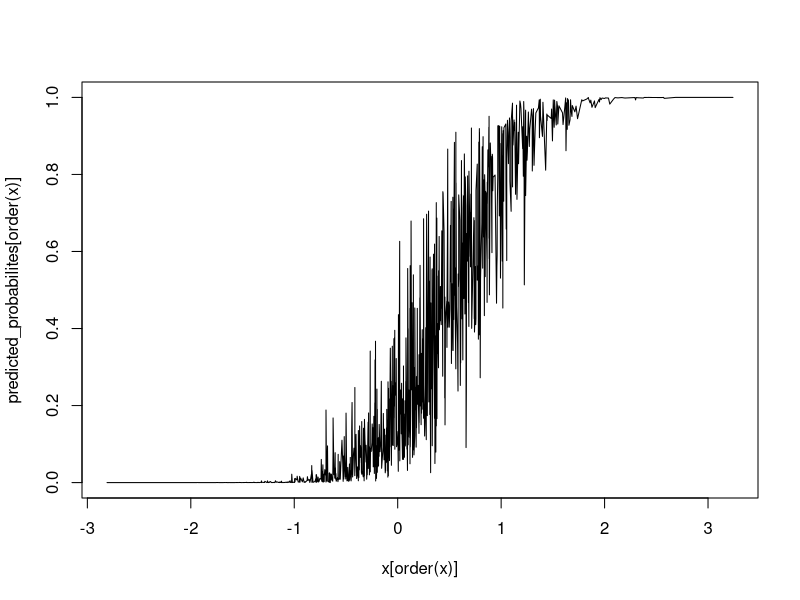
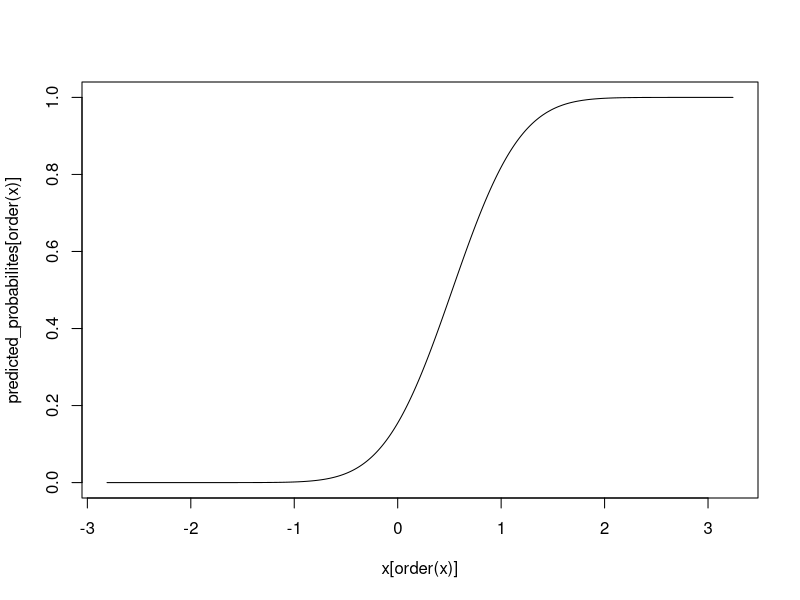
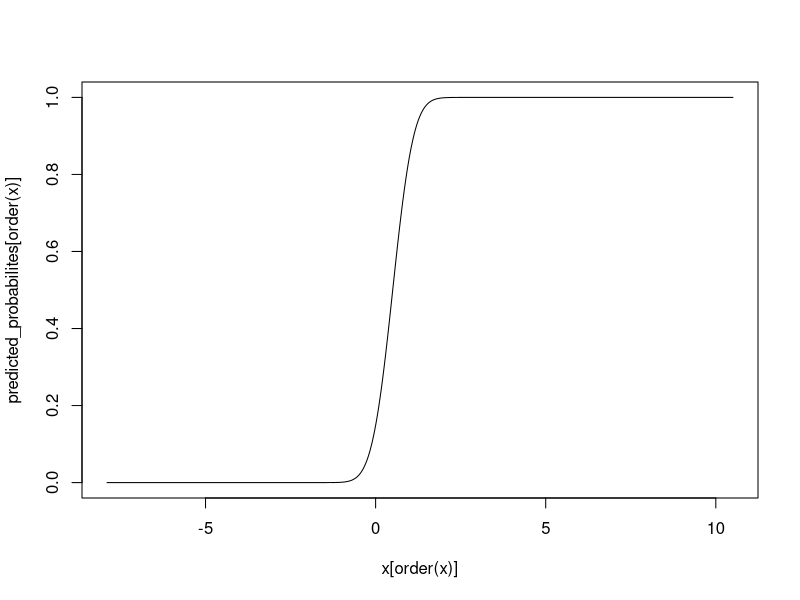
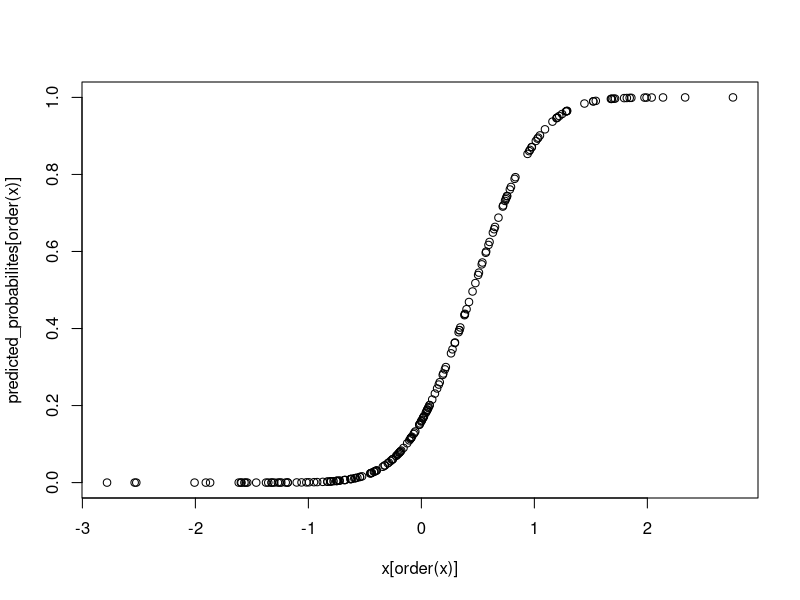
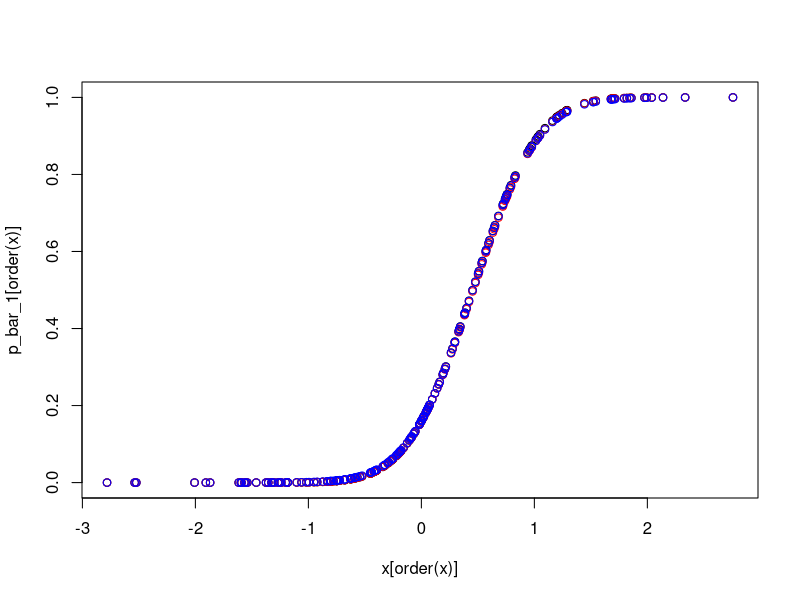
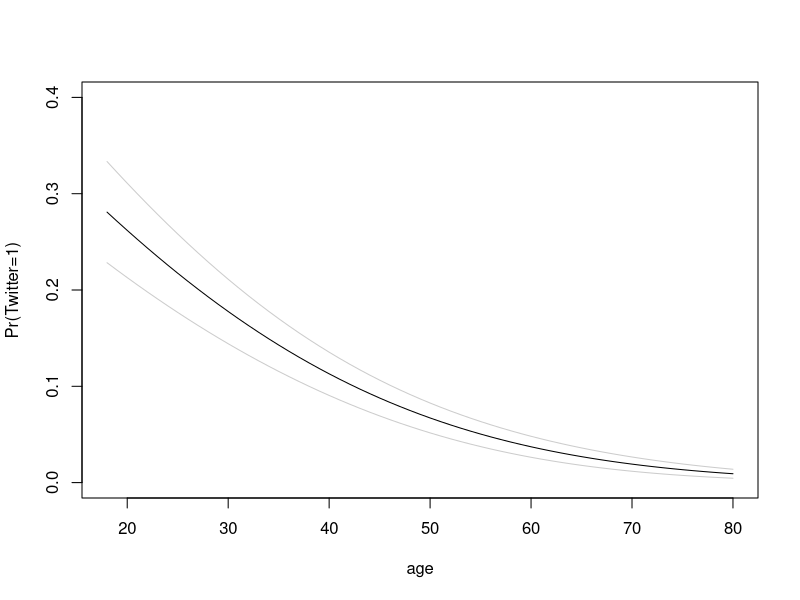
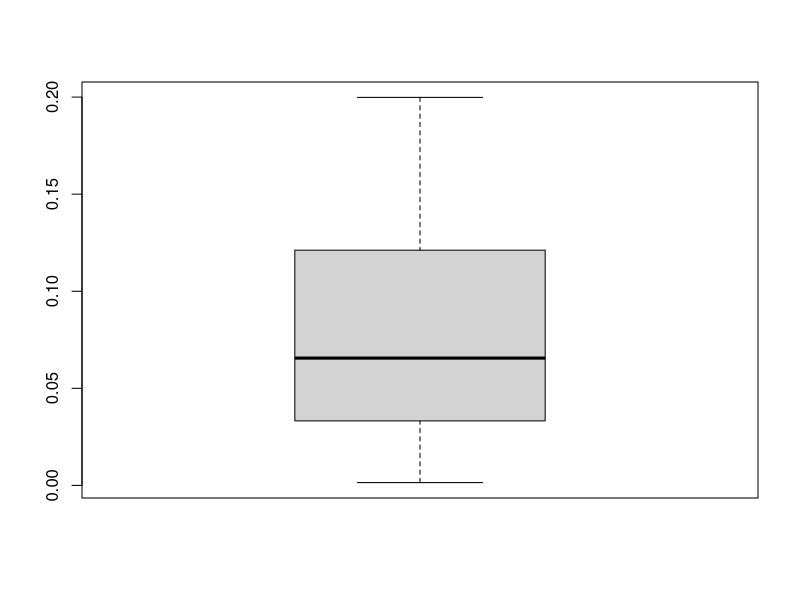

Write the R code that produced these figures, in order.
#################################################################
# Predicted Probabilites and Marginal Effects for Logit
# Lab 3, 22.9.14
# Quant III, Elad Zippory
#################################################################


# Predicted Probabilites
#################################################################
rm(list=ls())
set.seed(123)

# version 1
probit.loglk_manual <- function(beta, X, y){
  loglk <- sum(y * pnorm(X%*%beta, log.p=TRUE) + 
                 (1-y) * pnorm(-(X%*%beta), log.p=TRUE))
  return(-loglk)
}

# version 2
probit.loglk_base <- function(beta, X, y) -sum(dbinom(y, 1, pnorm(X%*%beta),log=TRUE))

# generate data
n <- 1000
x <- rnorm(n)
z <- rnorm(n)
B=c(-1,2,-.5)
X=cbind(1,x,z)
y <- rbinom(n, 1, pnorm(X%*%B))

init=rnorm(n = ncol(X))
fit=optim(par = init,fn = probit.loglk_manual,method = "BFGS",X=X,y=y,hessian = T)
fit2=optim(par = init,fn = probit.loglk_base,method = "BFGS",X=X,y=y,hessian = T)

# Predicted Probabilities
predicted_probabilites=pnorm(X%*%fit$par)
plot(y=predicted_probabilites[order(x)],x=x[order(x)],type = "l")
# looks weird right?

# think of partial derivative - only one variable is moving.
XX=cbind(1,x,mean(z))
predicted_probabilites=pnorm(XX%*%fit$par)
plot(y=predicted_probabilites[order(x)],x=x[order(x)],type = "l")


# A more interesting data generating process
#----------------------------------------------------------------------
x=sign(x)*x^2
y <- rbinom(n, 1, pnorm(cbind(1,x,z)%*%B))
fit <- glm(y ~ x+z, family=binomial(link=probit))
predicted_probabilites=pnorm(cbind(1,x,mean(z))%*%fit$coefficients)
plot(y=predicted_probabilites[order(x)],x=x[order(x)],type = "l")
# what happended here?
# shall we ignore the "warning" that
# glm.fit: fitted probabilities numerically 0 or 1 occurred 
#----------------------------------------------------------------------

# back to the first case:
#----------------------------------------------------------------------
n <- 200
x <- rnorm(n)
z <- rnorm(n)
B=c(-1,2,-.5)
X=cbind(1,x,z)
y <- rbinom(n, 1, pnorm(X%*%B))

init=rnorm(n = ncol(X))
fit=optim(par = init,fn = probit.loglk_manual,method = "BFGS",X=X,y=y,hessian = T)

# Predicted Probabilities
XX=cbind(1,x,mean(z))
predicted_probabilites=pnorm(XX%*%fit$par)
plot(y=predicted_probabilites[order(x)],x=x[order(x)],type = "p")

# Remeber the ungly integral: Phi(x'b)=\integral Phi(xb_hat)f(b)db?

library(MASS) # for mvrnorm() [MASS is an important library]
# 1) Phi(1/k * sum(X'b)) --k--> Phi(E(X'b))     k: number of iterations
#----------------------------------------------------------------------
beta_hat <- mvrnorm(n = 100,mu = fit$par,Sigma=solve(fit$hessian))
p_hat <- beta_hat%*%t(XX) # this is not the probability yet
p_bar_1 <- pnorm(apply(p_hat,2,mean))

plot(y=p_bar_1[order(x)],x=x[order(x)],type = "p")
points(x, predicted_probabilites, col="red", cex=1)

# 2) 1/k sum[Phi(X'b)] --> E[Phi(X'b)] k: number of iterations
#----------------------------------------------------------------------
beta_hat <- mvrnorm(n = 100,mu = fit$par,Sigma=solve(fit$hessian))
p_hat <- pnorm(beta_hat%*%t(XX))
p_bar_2 <- apply(p_hat,2,mean)
points(y=p_bar_2[order(x)],x=x[order(x)], col="blue", cex=1)

# Lab Work I:
#----------------------------------------------------------------------
# 3) How about bootstrapping? resample X, not B. Let's do it together now.


# Actual Data - from Pablo Barbera
#----------------------------------------------------------------------
rm(list=ls())
set.seed(123)
# Pablo's toy Twitter data
db <- read.csv("lab3_data.csv", stringsAsFactors=F)

str(db)
summary(db)
head(db)

y=db[,1]
X=as.matrix(cbind(1,db[,2:6]))

# we can use optim...
probit.loglk_base <- function(beta, X, y) -sum(dbinom(y, 1, pnorm(X%*%beta),log=TRUE))
fit=optim(par = rnorm(n = ncol(X)),fn = probit.loglk_base,method = "BFGS",X=X,y=y,hessian = T)

# or glm
probit <- glm(twitter ~ age + female + high.school + college + nytimes,
              control=list(maxit = 250),
              data=db, family=binomial(link="probit"))


# predicted probabilities for the $average$ individual
# be sure to use mean/median/mode as necessary
newdata <- data.frame(age = mean(db$age), female=median(db$female),
                      high.school=median(db$high.school), 
                      college=median(db$college),
                      nytimes = median(db$nytimes))

pred <- predict(probit, newdata, type="response", se.fit=TRUE)
pred$fit

# confidence interval
c(pred$fit - (pred$se.fit * 1.96),pred$fit + (pred$se.fit * 1.96))

# predicted probabilities at different values of the age variable
newdata <- data.frame(age = 18:80, female=median(db$female),
                      high.school=median(db$high.school), 
                      college=median(db$college),
                      nytimes = median(db$nytimes))

pred <- predict(probit, newdata, type="response", se.fit=TRUE)

plot(18:80, pred$fit, type="l", xlab="age", ylab="Pr(Twitter=1)", ylim=c(0, .40))
lines(18:80, pred$fit - pred$se.fit * 1.96, col="grey80")
lines(18:80, pred$fit + pred$se.fit * 1.96, col="grey80")


# Lab Work II:
#----------------------------------------------------------------------
# Now, what is the difference in probabilites over age, regarding gender?

# And, does it matter if they read the nyt? How certain are you?



# Marginal Effects
#################################################################

# the marginal effect, d/dx, of choice depends on... you.

# 1) d/dE[x] - marginal effect of the averaged observation
# 2) E[d/dx] - Average marginal effect in your sample
# 3) d/dx*   - marginal effect of a particular unit of choice
# 4) d/dx1-d/dx2 - difference in marginal effect, a la interaction with binary


# average marginal effect of college
xb <- X %*% probit$coefficients
marg <- dnorm(xb) * probit$coefficients["college"]
mean(marg); sd(marg)
boxplot(marg)


# marginal effect of college for average individual
xb <- colMeans(X) %*% probit$coefficients
# Stop. why is colMeans improper? correct it. 
marg <- dnorm(xb) * probit$coefficients["college"]
marg
# how would you get standard errors?


# marginal effect of college for female age=25 nytimes=0
xb <- c(1, 25, 0, 0, median(db$college), 0) %*% probit$coefficients
marg <- dnorm(xb) * probit$coefficients["college"]
marg


